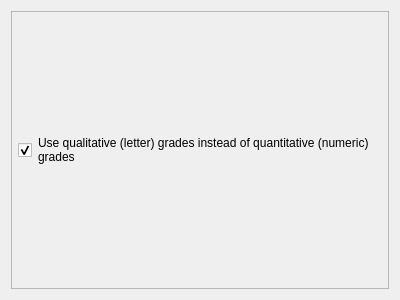
<?xml version="1.0" encoding="UTF-8"?>
<ui version="4.0">
 <class>CalcOptions</class>
 <widget class="QWidget" name="CalcOptions">
  <property name="geometry">
   <rect>
    <x>0</x>
    <y>0</y>
    <width>400</width>
    <height>300</height>
   </rect>
  </property>
  <property name="windowTitle">
   <string>Form</string>
  </property>
  <layout class="QVBoxLayout" name="verticalLayout">
   <item>
    <widget class="QScrollArea" name="scrollArea">
     <property name="horizontalScrollBarPolicy">
      <enum>Qt::ScrollBarAlwaysOff</enum>
     </property>
     <property name="widgetResizable">
      <bool>true</bool>
     </property>
     <widget class="QWidget" name="scrollAreaWidgetContents">
      <property name="geometry">
       <rect>
        <x>0</x>
        <y>0</y>
        <width>380</width>
        <height>280</height>
       </rect>
      </property>
      <layout class="QGridLayout" name="gridLayout">
       <property name="leftMargin">
        <number>6</number>
       </property>
       <property name="topMargin">
        <number>6</number>
       </property>
       <property name="rightMargin">
        <number>6</number>
       </property>
       <property name="bottomMargin">
        <number>6</number>
       </property>
       <property name="verticalSpacing">
        <number>0</number>
       </property>
       <item row="0" column="0">
        <widget class="QCheckBox" name="checkBox">
         <property name="sizePolicy">
          <sizepolicy hsizetype="Minimum" vsizetype="Minimum">
           <horstretch>0</horstretch>
           <verstretch>0</verstretch>
          </sizepolicy>
         </property>
         <property name="text">
          <string/>
         </property>
         <property name="checked">
          <bool>true</bool>
         </property>
        </widget>
       </item>
       <item row="0" column="1">
        <widget class="QLabel" name="label">
         <property name="sizePolicy">
          <sizepolicy hsizetype="Expanding" vsizetype="Preferred">
           <horstretch>0</horstretch>
           <verstretch>0</verstretch>
          </sizepolicy>
         </property>
         <property name="text">
          <string>Use qualitative (letter) grades instead of quantitative (numeric) grades</string>
         </property>
         <property name="wordWrap">
          <bool>true</bool>
         </property>
        </widget>
       </item>
      </layout>
     </widget>
    </widget>
   </item>
  </layout>
 </widget>
 <resources/>
 <connections/>
</ui>
